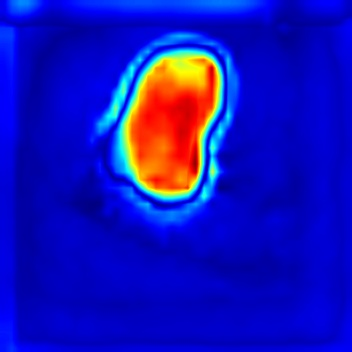
#> input picture hotmap/MIA-Net/CVC-300/149.png.jpg, 352 x 352 px, found by its file name; its folder holds 4 pictures in this run
$ python plot_dice.py
#> lines starting #> are read from the running program, lines starting #| are printed output that depends on the picture; pictures that were not available may be replaced by others from this repository, and a replacement may not be noted
import os
import csv
import numpy as np
import PIL.Image as Image
import matplotlib.pyplot as plt

def dice(input, target):
    smooth = 0.001
    input_flat = np.reshape(input, (-1))
    target_flat = np.reshape(target, (-1))
    intersection = (input_flat * target_flat)
    dice = (2 * intersection.sum() + smooth) / (input.sum() + target.sum() + smooth)
    dice = '{:.4f}'.format(dice)
    dice = float(dice)
    return dice

def model_dice(dir_label, dir_mask, Thresholds):
    dir_label = dir_label
    dir_mask = dir_mask
    list_mask = os.listdir(dir_mask)
    print()
    num = len(list_mask)
    dice_list100 = np.zeros((num, 10))
    #print(list_mask)
    for n, p in enumerate(list_mask):
        label = np.array(Image.open(os.path.join(dir_label, p)).convert('L'))
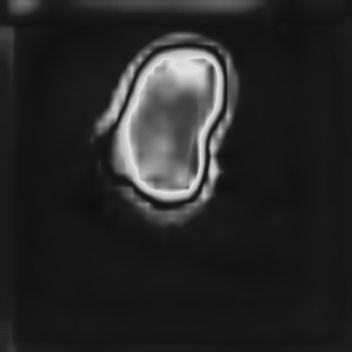
#> label: shape (352, 352); min 15, max 227, mean 38.7
        label = label / 255
        mask = np.array(Image.open(os.path.join(dir_mask, p)))
#> mask is the input picture: shape (352, 352, 3); mean R, G, B 21, 19.1, 186.3
        mask = mask / 255
        #print(n, p, mask.shape, label.shape)
        for i, th in enumerate(Thresholds):
            Bi_pred = np.zeros_like(mask)
            Bi_pred[mask > th] = 1
            Bi_pred[mask < th] = 0
            d = dice(Bi_pred, label)
            dice_list100[n][i] = d
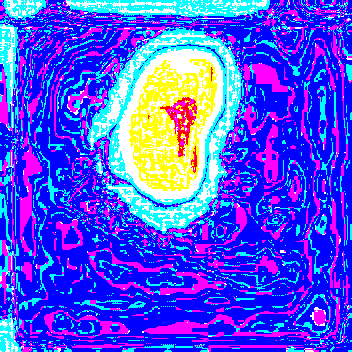
#> Bi_pred: shape (352, 352, 3) float64; mean R, G, B 0.303, 0.309, 0.956
    return list(np.mean(dice_list100, 0))

if __name__ == "__main__":
    Thresholds = np.linspace(0.99, 0, 10)[::-1]  # 分段计算阈值
    # 搞一个csv文件写一下
    dataset = ['CVC-300', 'CVC-ClinicDB', 'CVC-ColonDB', 'ETIS-LaribPolypDB', 'Kvasir']
    model = ['MDCA_Net', 'MIA_Net','PolypPVT_old', 'segformer', 'EU-Net', 'SANet', 'ccba', 'acs', 'HarDMSEG', 'PraNet','Att_Unet', 'Unet_plus','segnet' ,'unet_my']
    all_list = []  #
    dir_label = r'E:\Polyp-PVT-main\dataset\TestDataset\ETIS-LaribPolypDB\masks'
    for m in model:
        path = os.path.join(r'D:\新建文件夹 (2)\Desktop\polyp\map', m, 'ETIS-LaribPolypDB')
        print(path)
#> (the run stopped early here; a loop or call above may not have finished)

$ run again, on hotmap/MIA-Net/CVC-300/163.png.jpg
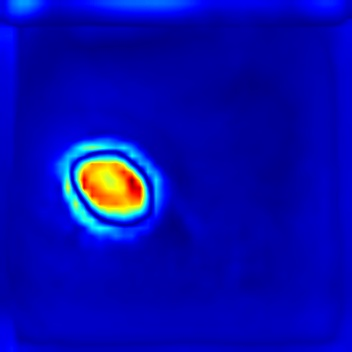
#> input picture hotmap/MIA-Net/CVC-300/163.png.jpg, 352 x 352 px, found by its file name
#> in model_dice, `label = np.array(Image.open(os.path.join(dir_label, p)).convert('L'))`:
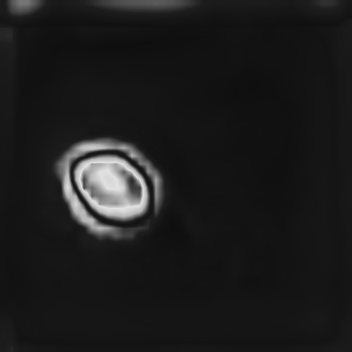
#> label: shape (352, 352); min 15, max 228, mean 28
#> in model_dice, mask is the input picture: shape (352, 352, 3); mean R, G, B 6.1, 10.3, 176.5
#> after the loop in model_dice, `for i, th in enumerate(Thresholds):`:
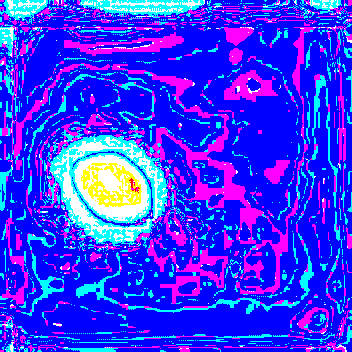
#> Bi_pred: shape (352, 352, 3) float64; mean R, G, B 0.216, 0.195, 0.99

$ run again, on hotmap/MIA-Net/CVC-300/169.png.jpg
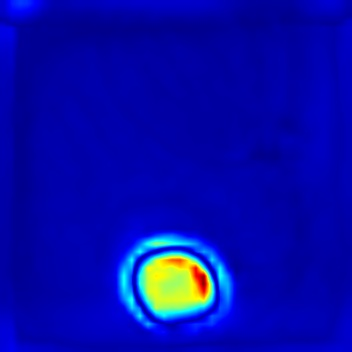
#> input picture hotmap/MIA-Net/CVC-300/169.png.jpg, 352 x 352 px, found by its file name
#> in model_dice, `label = np.array(Image.open(os.path.join(dir_label, p)).convert('L'))`:
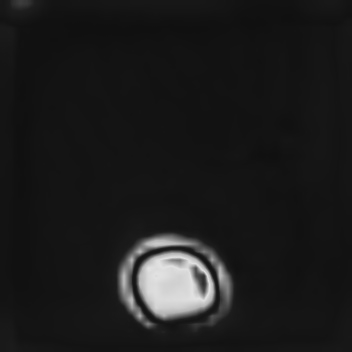
#> label: shape (352, 352); min 16, max 227, mean 27.6
#> in model_dice, mask is the input picture: shape (352, 352, 3); mean R, G, B 5.7, 10.9, 171.4
#> after the loop in model_dice, `for i, th in enumerate(Thresholds):`:
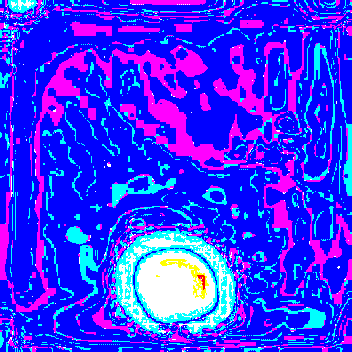
#> Bi_pred: shape (352, 352, 3) float64; mean R, G, B 0.218, 0.176, 0.996

$ run again, on hotmap/MIA-Net/CVC-300/172.png.jpg
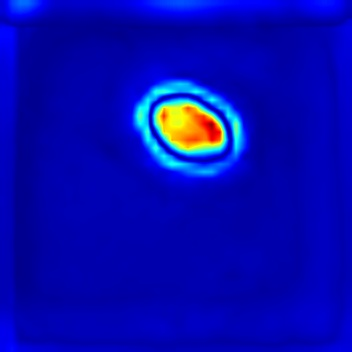
#> input picture hotmap/MIA-Net/CVC-300/172.png.jpg, 352 x 352 px, found by its file name
#> in model_dice, `label = np.array(Image.open(os.path.join(dir_label, p)).convert('L'))`:
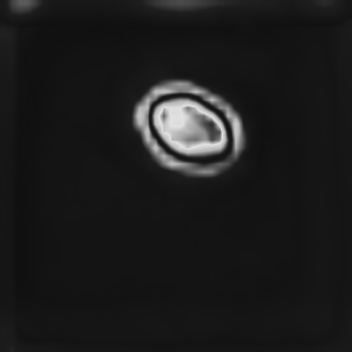
#> label: shape (352, 352); min 16, max 228, mean 27.6
#> in model_dice, mask is the input picture: shape (352, 352, 3); mean R, G, B 5.1, 9.9, 178.1
#> after the loop in model_dice, `for i, th in enumerate(Thresholds):`:
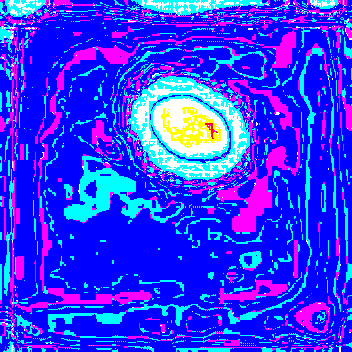
#> Bi_pred: shape (352, 352, 3) float64; mean R, G, B 0.181, 0.218, 0.992
